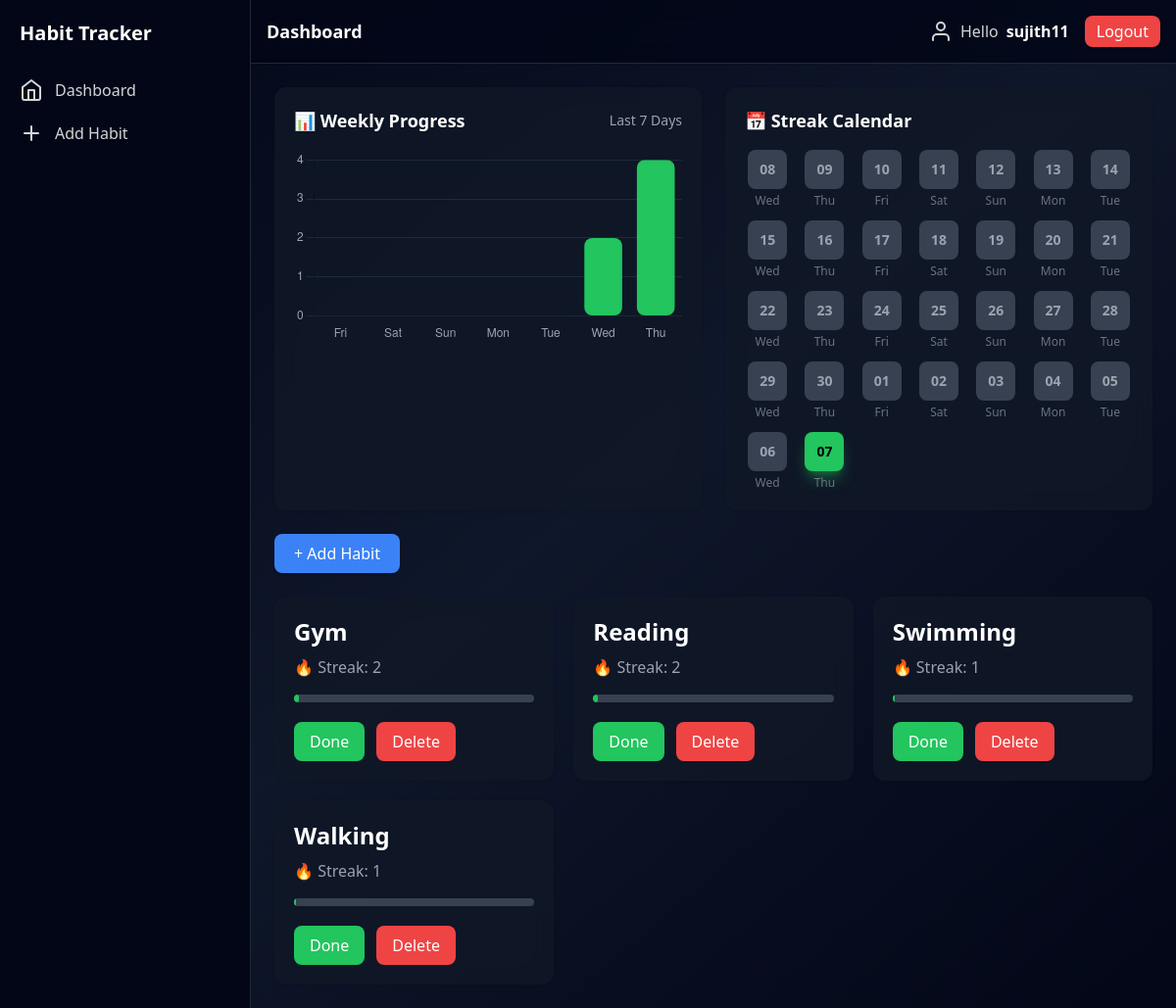
The app's page / (signed in) with its own data.
### habits/models.py (models this page shows, shortened)
class Habit(models.Model):
    user = models.ForeignKey(User, on_delete=models.CASCADE)
    name = models.CharField(max_length=100)
    streak = models.IntegerField(default=0)
    last_completed = models.DateField(null=True, blank=True)
    created_at = models.DateTimeField(auto_now_add=True)
    reminder_time = models.TimeField(null=True, blank=True)

### habits/views.py (the view)
# urls.py: path('', dashboard),
@login_required
def dashboard(request):
    habits = Habit.objects.filter(user=request.user)
    labels = []
    data = []
    for i in range(6, -1, -1):
        day = date.today() - timedelta(days=i)
        labels.append(day.strftime("%a"))
        count = HabitLog.objects.filter(
            habit__user=request.user,
            completed_at=day
            ).count()
        data.append(count)
    print(labels)
    print(data)
    calendar = []
    for i in range(29, -1, -1):
        day = date.today() - timedelta(days=i)
        completed = Habit.objects.filter(
            user=request.user,
            last_completed=day
        ).exists()
        calendar.append({
            "day": day,
            "completed": completed
        })
    return render(request, "dashboard.html", {
        "habits": habits,
        "labels": labels,
        "data": data,
        "calendar": calendar
    })

### templates/dashboard.html
{% extends 'base.html' %}
{% block content %}
<div class="grid md:grid-cols-2 gap-6 mb-6">
  <div class="bg-[#111827]/80 backdrop-blur-md p-5 rounded-xl shadow">
    <div class="flex justify-between items-center mb-4">
      <h2 class="text-lg font-semibold">📊 Weekly Progress</h2>
      <div class="text-sm text-gray-400">
        Last 7 Days
      </div>
    </div>
    <canvas id="progressChart"></canvas>
  </div>
  <div class="bg-[#111827]/80 backdrop-blur-md p-5 rounded-xl shadow">
    <h2 class="text-lg font-semibold mb-4">
      📅 Streak Calendar
    </h2>
    <div class="grid grid-cols-7 gap-3 text-center text-xs">
      {% for day in calendar %}
        <div class="flex flex-col items-center">
          <div
            class="w-10 h-10 flex items-center justify-center rounded-lg text-sm font-semibold transition
            {% if day.completed %}
              bg-green-500 text-black shadow-lg shadow-green-500/40
            {% else %}
              bg-gray-700 text-gray-400
            {% endif %}
          ">
            {{ day.day|date:"d" }}
          </div>
          <span class="text-gray-500 mt-1">
            {{ day.day|date:"D" }}
          </span>
        </div>
      {% endfor %}
    </div>
  </div>
</div>
<a href="/add/"
   class="bg-blue-500 hover:bg-blue-600 px-5 py-2 rounded-lg mb-6 inline-block transition shadow">
   + Add Habit
</a>
<div class="grid md:grid-cols-3 gap-5">
{% if habits %}
  {% for habit in habits %}
    <div class="bg-[#111827]/80 backdrop-blur-md p-5 rounded-xl shadow hover:scale-105 transition duration-300">
      <h2 class="text-2xl font-semibold mb-2">
        {{ habit.name }}
      </h2>
      <p class="text-gray-400">
        🔥 Streak: {{ habit.streak }}
      </p>
      <div class="w-full bg-gray-700 rounded-full h-2 mt-4 overflow-hidden">
        <div
          class="bg-green-500 h-2 rounded-full transition-all duration-500"
          style="width: {{ habit.streak }}%">
        </div>
      </div>
      <div class="mt-5 flex gap-3">
        <a href="/complete/{{ habit.id }}/"
           class="bg-green-500 hover:bg-green-600 px-4 py-2 rounded-lg transition">
          Done
        </a>
        <a href="/delete/{{ habit.id }}/"
           class="bg-red-500 hover:bg-red-600 px-4 py-2 rounded-lg transition">
          Delete
        </a>
      </div>
    </div>
  {% endfor %}
{% else %}
  <div class="bg-[#111827]/80 p-6 rounded-xl text-center text-gray-400 col-span-3">
    No habits yet. Start one! 🚀
  </div>
{% endif %}
</div>
<script>
const labels = {{ labels|safe }};
const data = {{ data|safe }};
const ctx = document.getElementById('progressChart');
new Chart(ctx, {
  type: 'bar',
  data: {
    labels: labels,
    datasets: [{
      label: 'Completed Habits',
      data: data,
      backgroundColor: '#22c55e',
      borderRadius: 8,
      borderSkipped: false
    }]
  },
  options: {
    responsive: true,
    plugins: {
      legend: {
        display: false
      }
    },
    scales: {
      x: {
        ticks: {
          color: '#9ca3af'
        },
        grid: {
          display: false
        }
      },
      y: {
        beginAtZero: true,
        ticks: {
          color: '#9ca3af',
          stepSize: 1
        },
        grid: {
          color: '#1f2937'
        }
      }
    }
  }
});
</script>
{% endblock %}

### templates/base.html (shortened to what this page needs)
<!DOCTYPE html>
<html>
<head>
  <script src="https://cdn.tailwindcss.com"></script>
</head>
<body class="bg-gradient-to-br from-[#020617] via-[#0f172a] to-[#020617] text-white">
<div class="flex min-h-screen">
  <div class="w-64 bg-[#020617] border-r border-gray-800 p-5 hidden md:block">
    <h2 class="text-xl font-bold mb-8">Habit Tracker</h2>
    <ul class="space-y-5 text-gray-300">
      <li>
        <a href="/" class="flex items-center gap-3 hover:text-blue-400 transition">
          <i data-feather="home"></i> Dashboard
        </a>
      </li>
      <li>
        <a href="/add/" class="flex items-center gap-3 hover:text-blue-400 transition">
          <i data-feather="plus"></i> Add Habit
        </a>
      </li>
    </ul>
  </div>
  <div class="flex-1">
    <div class="flex justify-between items-center p-4 border-b border-gray-800 bg-[#020617]/80 backdrop-blur-md">
      <h1 class="text-lg font-semibold">Dashboard</h1>
      <div class="flex items-center gap-4">
        {% if user.is_authenticated %}
          <div class="flex items-center gap-2 text-gray-300">
            <i data-feather="user"></i>
            Hello <span class="text-white font-semibold">{{ user.username }}</span>
          </div>
          <form action="/logout/" method="POST">
            <button class="bg-red-500 px-3 py-1 rounded-lg hover:bg-red-600 transition shadow">
              Logout
            </button>
          </form>
        {% else %}
          <a href="/login/"
             class="bg-blue-500 px-3 py-1 rounded-lg hover:bg-blue-600 transition shadow">
            Login
          </a>
        {% endif %}
      </div>
    </div>
    <div class="p-6">
      {% block content %}{% endblock %}
    </div>
  </div>
</div>
</body>
</html>

### records on screen
Habit: name "Gym", streak "2"
Habit: name "Reading", streak "2"
Habit: name "Swimming", streak "1"
Habit: name "Walking", streak "1"

### other values on screen
{{ user.username }} "sujith11"
{{ day.day|date:"d" }} "08" "09" "10" "11" "12" "13" "14" "15" "16" "17" "18" "19" "20" "21" "22" "23" "24" "25" "26" "27" "28" "29" "30" "01" "02" "03" "04" "05" "06" "07"
{{ day.day|date:"D" }} "Wed" "Thu" "Fri" "Sat" "Sun" "Mon" "Tue" "Wed" "Thu" "Fri" "Sat" "Sun" "Mon" "Tue" "Wed" "Thu" "Fri" "Sat" "Sun" "Mon" "Tue" "Wed" "Thu" "Fri" "Sat" "Sun" "Mon" "Tue" "Wed" "Thu"
chart data {{ data|safe }} [0, 0, 0, 0, 0, 2, 4]
